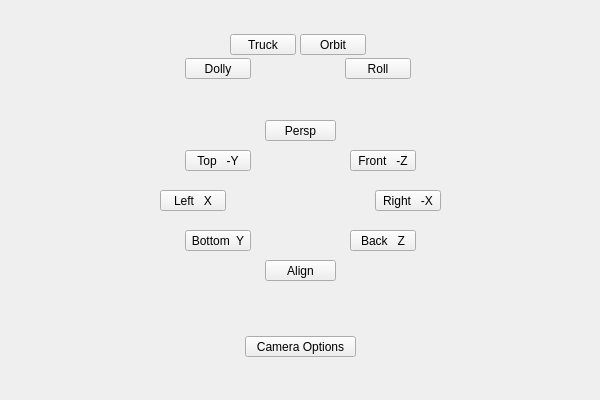
<?xml version="1.0" encoding="UTF-8"?>
<ui version="4.0">
 <class>QtUi</class>
 <widget class="QMainWindow" name="QtUi">
  <property name="enabled">
   <bool>true</bool>
  </property>
  <property name="geometry">
   <rect>
    <x>0</x>
    <y>0</y>
    <width>600</width>
    <height>400</height>
   </rect>
  </property>
  <property name="sizePolicy">
   <sizepolicy hsizetype="Ignored" vsizetype="Ignored">
    <horstretch>0</horstretch>
    <verstretch>0</verstretch>
   </sizepolicy>
  </property>
  <property name="minimumSize">
   <size>
    <width>0</width>
    <height>0</height>
   </size>
  </property>
  <property name="maximumSize">
   <size>
    <width>16777215</width>
    <height>16777215</height>
   </size>
  </property>
  <property name="cursor">
   <cursorShape>ArrowCursor</cursorShape>
  </property>
  <property name="windowTitle">
   <string>Toolkit</string>
  </property>
  <property name="whatsThis">
   <string>cameras</string>
  </property>
  <property name="tabShape">
   <enum>QTabWidget::Triangular</enum>
  </property>
  <property name="dockNestingEnabled">
   <bool>true</bool>
  </property>
  <property name="dockOptions">
   <set>QMainWindow::AllowNestedDocks|QMainWindow::AllowTabbedDocks|QMainWindow::AnimatedDocks|QMainWindow::ForceTabbedDocks</set>
  </property>
  <widget class="QWidget" name="mainWindow">
   <property name="sizePolicy">
    <sizepolicy hsizetype="Ignored" vsizetype="Ignored">
     <horstretch>0</horstretch>
     <verstretch>0</verstretch>
    </sizepolicy>
   </property>
   <layout class="QGridLayout" name="gridLayout">
    <item row="0" column="0">
     <widget class="QWidget" name="staticWindow" native="true">
      <layout class="QGridLayout" name="gridLayout_2">
       <item row="0" column="0" rowspan="3">
        <widget class="QWidget" name="hidden_area3" native="true"/>
       </item>
       <item row="0" column="1">
        <widget class="QWidget" name="hidden_area0" native="true">
         <widget class="QPushButton" name="v012">
          <property name="enabled">
           <bool>true</bool>
          </property>
          <property name="geometry">
           <rect>
            <x>80</x>
            <y>16</y>
            <width>66</width>
            <height>21</height>
           </rect>
          </property>
          <property name="minimumSize">
           <size>
            <width>0</width>
            <height>21</height>
           </size>
          </property>
          <property name="maximumSize">
           <size>
            <width>999</width>
            <height>21</height>
           </size>
          </property>
          <property name="toolTip">
           <string>Camera: Truck</string>
          </property>
          <property name="text">
           <string>Truck</string>
          </property>
         </widget>
         <widget class="QPushButton" name="v013">
          <property name="enabled">
           <bool>true</bool>
          </property>
          <property name="geometry">
           <rect>
            <x>150</x>
            <y>16</y>
            <width>66</width>
            <height>21</height>
           </rect>
          </property>
          <property name="minimumSize">
           <size>
            <width>0</width>
            <height>21</height>
           </size>
          </property>
          <property name="maximumSize">
           <size>
            <width>999</width>
            <height>21</height>
           </size>
          </property>
          <property name="toolTip">
           <string>Camera: Pan</string>
          </property>
          <property name="text">
           <string>Orbit</string>
          </property>
         </widget>
         <widget class="QPushButton" name="v010">
          <property name="enabled">
           <bool>true</bool>
          </property>
          <property name="geometry">
           <rect>
            <x>35</x>
            <y>40</y>
            <width>66</width>
            <height>21</height>
           </rect>
          </property>
          <property name="minimumSize">
           <size>
            <width>0</width>
            <height>21</height>
           </size>
          </property>
          <property name="maximumSize">
           <size>
            <width>999</width>
            <height>21</height>
           </size>
          </property>
          <property name="toolTip">
           <string>Camera: Dolly</string>
          </property>
          <property name="text">
           <string>Dolly</string>
          </property>
         </widget>
         <widget class="QPushButton" name="v011">
          <property name="enabled">
           <bool>true</bool>
          </property>
          <property name="geometry">
           <rect>
            <x>195</x>
            <y>40</y>
            <width>66</width>
            <height>21</height>
           </rect>
          </property>
          <property name="minimumSize">
           <size>
            <width>0</width>
            <height>21</height>
           </size>
          </property>
          <property name="maximumSize">
           <size>
            <width>999</width>
            <height>21</height>
           </size>
          </property>
          <property name="toolTip">
           <string>Camera: Roll</string>
          </property>
          <property name="text">
           <string>Roll</string>
          </property>
         </widget>
        </widget>
       </item>
       <item row="0" column="2" rowspan="3">
        <widget class="QWidget" name="hidden_area1" native="true"/>
       </item>
       <item row="1" column="1">
        <widget class="QWidget" name="viewport" native="true">
         <property name="minimumSize">
          <size>
           <width>300</width>
           <height>200</height>
          </size>
         </property>
         <property name="maximumSize">
          <size>
           <width>300</width>
           <height>200</height>
          </size>
         </property>
         <widget class="QPushButton" name="v004">
          <property name="geometry">
           <rect>
            <x>115</x>
            <y>20</y>
            <width>71</width>
            <height>21</height>
           </rect>
          </property>
          <property name="minimumSize">
           <size>
            <width>0</width>
            <height>21</height>
           </size>
          </property>
          <property name="maximumSize">
           <size>
            <width>999</width>
            <height>21</height>
           </size>
          </property>
          <property name="text">
           <string>Persp</string>
          </property>
         </widget>
         <widget class="QPushButton" name="v005">
          <property name="geometry">
           <rect>
            <x>200</x>
            <y>50</y>
            <width>66</width>
            <height>21</height>
           </rect>
          </property>
          <property name="minimumSize">
           <size>
            <width>0</width>
            <height>21</height>
           </size>
          </property>
          <property name="maximumSize">
           <size>
            <width>999</width>
            <height>21</height>
           </size>
          </property>
          <property name="text">
           <string>Front   -Z</string>
          </property>
         </widget>
         <widget class="QPushButton" name="v002">
          <property name="geometry">
           <rect>
            <x>225</x>
            <y>90</y>
            <width>66</width>
            <height>21</height>
           </rect>
          </property>
          <property name="minimumSize">
           <size>
            <width>0</width>
            <height>21</height>
           </size>
          </property>
          <property name="maximumSize">
           <size>
            <width>999</width>
            <height>21</height>
           </size>
          </property>
          <property name="text">
           <string>Right   -X</string>
          </property>
         </widget>
         <widget class="QPushButton" name="v003">
          <property name="geometry">
           <rect>
            <x>10</x>
            <y>90</y>
            <width>66</width>
            <height>21</height>
           </rect>
          </property>
          <property name="minimumSize">
           <size>
            <width>0</width>
            <height>21</height>
           </size>
          </property>
          <property name="maximumSize">
           <size>
            <width>999</width>
            <height>21</height>
           </size>
          </property>
          <property name="text">
           <string>Left   X</string>
          </property>
         </widget>
         <widget class="QPushButton" name="v000">
          <property name="geometry">
           <rect>
            <x>200</x>
            <y>130</y>
            <width>66</width>
            <height>21</height>
           </rect>
          </property>
          <property name="minimumSize">
           <size>
            <width>0</width>
            <height>21</height>
           </size>
          </property>
          <property name="maximumSize">
           <size>
            <width>999</width>
            <height>21</height>
           </size>
          </property>
          <property name="text">
           <string>Back   Z</string>
          </property>
         </widget>
         <widget class="QPushButton" name="v006">
          <property name="geometry">
           <rect>
            <x>35</x>
            <y>130</y>
            <width>66</width>
            <height>21</height>
           </rect>
          </property>
          <property name="minimumSize">
           <size>
            <width>0</width>
            <height>21</height>
           </size>
          </property>
          <property name="maximumSize">
           <size>
            <width>999</width>
            <height>21</height>
           </size>
          </property>
          <property name="text">
           <string>Bottom  Y</string>
          </property>
         </widget>
         <widget class="QPushButton" name="v007">
          <property name="geometry">
           <rect>
            <x>115</x>
            <y>160</y>
            <width>71</width>
            <height>21</height>
           </rect>
          </property>
          <property name="minimumSize">
           <size>
            <width>0</width>
            <height>21</height>
           </size>
          </property>
          <property name="maximumSize">
           <size>
            <width>999</width>
            <height>21</height>
           </size>
          </property>
          <property name="text">
           <string>Align</string>
          </property>
         </widget>
         <widget class="QPushButton" name="v001">
          <property name="geometry">
           <rect>
            <x>35</x>
            <y>50</y>
            <width>66</width>
            <height>21</height>
           </rect>
          </property>
          <property name="minimumSize">
           <size>
            <width>0</width>
            <height>21</height>
           </size>
          </property>
          <property name="maximumSize">
           <size>
            <width>999</width>
            <height>21</height>
           </size>
          </property>
          <property name="text">
           <string>Top   -Y</string>
          </property>
         </widget>
        </widget>
       </item>
       <item row="2" column="1">
        <widget class="QWidget" name="hidden_area2" native="true">
         <widget class="QPushButton" name="i000">
          <property name="geometry">
           <rect>
            <x>95</x>
            <y>30</y>
            <width>111</width>
            <height>21</height>
           </rect>
          </property>
          <property name="minimumSize">
           <size>
            <width>0</width>
            <height>21</height>
           </size>
          </property>
          <property name="maximumSize">
           <size>
            <width>999</width>
            <height>21</height>
           </size>
          </property>
          <property name="whatsThis">
           <string>cameras_lower_submenu</string>
          </property>
          <property name="text">
           <string>Camera Options</string>
          </property>
         </widget>
        </widget>
       </item>
      </layout>
     </widget>
    </item>
   </layout>
  </widget>
 </widget>
 <resources/>
 <connections/>
 <designerdata>
  <property name="gridDeltaX">
   <number>5</number>
  </property>
  <property name="gridDeltaY">
   <number>10</number>
  </property>
  <property name="gridSnapX">
   <bool>true</bool>
  </property>
  <property name="gridSnapY">
   <bool>true</bool>
  </property>
  <property name="gridVisible">
   <bool>true</bool>
  </property>
 </designerdata>
</ui>
